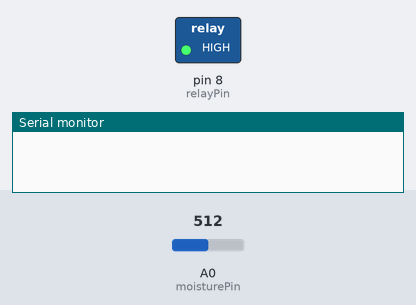
A sketch run on a simulated Arduino Uno, built with avr-gcc and run on an emulated ATmega328P. Parts: switched loads named in the sketch (green lamp = pin HIGH), the last lines printed to the serial monitor. Inputs (shaded band) come from the test bench; at power-on: A0 (moisturePin) = 512.

Above: at 1.8 s.
1.9 s: A0 (moisturePin) set to 975
3.4 s: A0 (moisturePin) set to 1007
At 5.0 s:
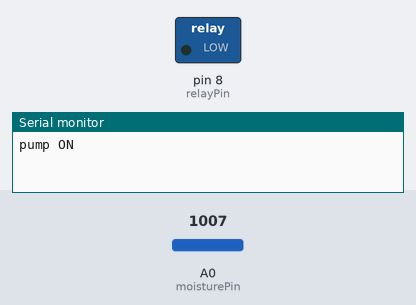
Timing chart, 0 to 6.5 s (numbered marks = the images above; inputs shaded):
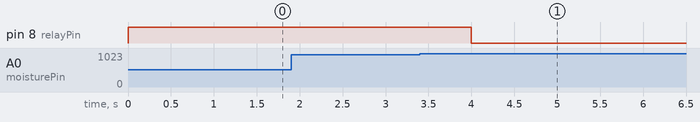

Measured:
- the behaviour switches between 988 and 989 on A0 (moisturePin) (found by bisection; images 0 and 1)
- after the input at 1.9 s, every drawn part: stays the same
- after the input at 3.4 s, pin 8 (relayPin): HIGH → LOW after 0.60 s

The sketch:

Code.ino
```cpp
// pins
#define moisturePin A0
#define relayPin 8

// constants
const int DryValue = 1023;
const int WetValue = 338;

// variables
int   moisture = 0;
bool  pump = false;


void setup()
{
  turnOffPump();

  Serial.begin(115200);

  pinMode(relayPin, OUTPUT);
  digitalWrite(relayPin, HIGH);
}

void loop()
{
  // soil moisture
  moisture = analogRead(moisturePin);
  moisture = map(moisture, DryValue, WetValue, 0, 100);
  moisture = constrain(moisture, 0, 100);

  // pump control
  if (moisture < 5 && !pump)
    pump = turnOnPump();
  else if (moisture > 5 && pump)
    pump = turnOffPump();

  delay(1000);
}

bool turnOnPump()
{
  digitalWrite(relayPin, LOW);
  Serial.println("pump ON");
  return (true);
}

bool turnOffPump()
{
  digitalWrite(relayPin, HIGH);
  Serial.println("pump OFF");
  return (false);
}
```
